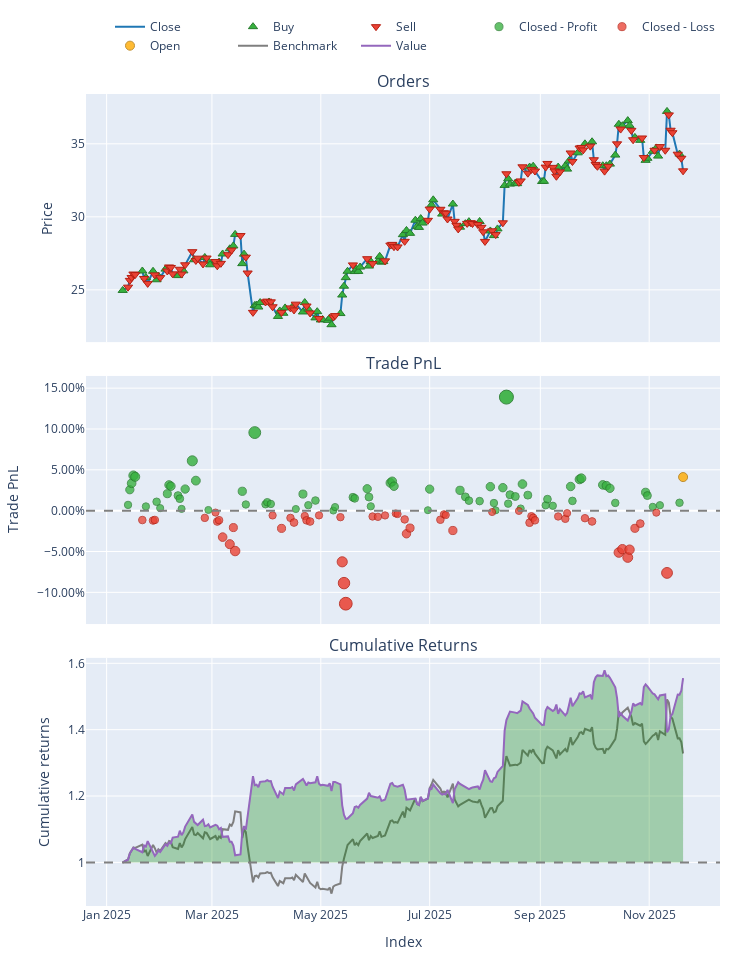

Notebook code for this chart:
### Code cell
try:
    data = pd.read_csv('data/processed/CWCO_processed_2022.csv')
    if 'Date' in data.columns:
        data['Date'] = pd.to_datetime(data['Date'])
        data.set_index('Date', inplace=True)
    print("Data loaded successfully.")
except FileNotFoundError:
    print("Error: Data file not found. Check path.")

# Split Train/Test
split_idx = int(len(data) * 0.7)
train_df = data.iloc[:split_idx]
test_df = data.iloc[split_idx:]

# Initialize Trainer
trainer = ModelTrainerRL(config['reinforcement_learning'])

print("Training SAC Agent...")


env_params = config['reinforcement_learning']['environment']

env_train = TradingEnvRL(
    train_df, 
    initial_balance=env_params.get('initial_balance', 10000),
    commission=env_params.get('commission', 0.001),
    lookback_window=env_params.get('lookback_window', 30),
    reward_func='profit'
)

result = trainer.train_sac(env_train)
model = result['model'] 

print("Training Complete.")

print("Generating Agent Predictions on Test Data...")

# Unpack the config dictionary using **
env_params = config['reinforcement_learning']['environment']

env_test = TradingEnvRL(
    test_df, 
    initial_balance=env_params.get('initial_balance', 10000),
    commission=env_params.get('commission', 0.001),
    lookback_window=env_params.get('lookback_window', 30),
    reward_func='profit'
)

obs, _ = env_test.reset()
done = False
actions = []

# Manual Inference Loop
while not done:
    action, _ = model.predict(obs, deterministic=True)
    actions.append(action[0]) 
    obs, _, terminated, truncated, _ = env_test.step(action)
    done = terminated or truncated


# --- CELL 5: RUN BACKTEST ---
print("Running Backtest...")

# FIX: Use the correct config path
# We pass the same env_params we extracted in Cell 4
backtester = PortfolioBacktesterRL(env_params) 

portfolio = backtester.run_backtest(
    price_data=test_df['close'], 
    predicted_weights=np.array(actions),
    lookback_window=env_params.get('lookback_window', 30) # Important for data alignment
)
comparison = backtester.compare_with_buy_and_hold_rl()
# Show Metrics
metrics = backtester.get_performance_metrics()
print("\n--- Strategy Performance ---")
for k, v in metrics.items():
    print(f"{k}: {v:.4f}")

# Plot
portfolio.plot().show()
